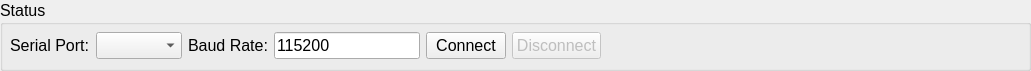
   <widget class="QGroupBox" name="groupBox_4">
    <property name="geometry">
     <rect>
      <x>10</x>
      <y>280</y>
      <width>1031</width>
      <height>71</height>
     </rect>
    </property>
    <property name="font">
     <font>
      <pointsize>12</pointsize>
     </font>
    </property>
    <property name="title">
     <string>Status</string>
    </property>
    <widget class="QWidget" name="horizontalLayoutWidget_3">
     <property name="geometry">
      <rect>
       <x>10</x>
       <y>30</y>
       <width>591</width>
       <height>31</height>
      </rect>
     </property>
     <layout class="QHBoxLayout" name="horizontalLayout_3">
      <item>
       <widget class="QLabel" name="label_13">
        <property name="text">
         <string>Serial Port:</string>
        </property>
       </widget>
      </item>
      <item>
       <widget class="QComboBox" name="coboxsp_prt">
        <property name="editable">
         <bool>false</bool>
        </property>
        <property name="currentText">
         <string/>
        </property>
       </widget>
      </item>
      <item>
       <widget class="QLabel" name="label_11">
        <property name="text">
         <string>Baud Rate:</string>
        </property>
       </widget>
      </item>
      <item>
       <widget class="QLineEdit" name="lesp_baud">
        <property name="inputMask">
         <string/>
        </property>
        <property name="text">
         <string>115200</string>
        </property>
        <property name="readOnly">
         <bool>true</bool>
        </property>
       </widget>
      </item>
      <item>
       <widget class="QPushButton" name="buttsp_conn">
        <property name="enabled">
         <bool>true</bool>
        </property>
        <property name="text">
         <string>Connect</string>
        </property>
       </widget>
      </item>
      <item>
       <widget class="QPushButton" name="buttsp_disconn">
        <property name="enabled">
         <bool>false</bool>
        </property>
        <property name="text">
         <string>Disconnect</string>
        </property>
       </widget>
      </item>
     </layout>
    </widget>
    <widget class="QWidget" name="horizontalLayoutWidget_2">
     <property name="geometry">
      <rect>
       <x>610</x>
       <y>30</y>
       <width>391</width>
       <height>31</height>
      </rect>
     </property>
     <layout class="QHBoxLayout" name="horizontalLayout_2"/>
    </widget>
   </widget>
